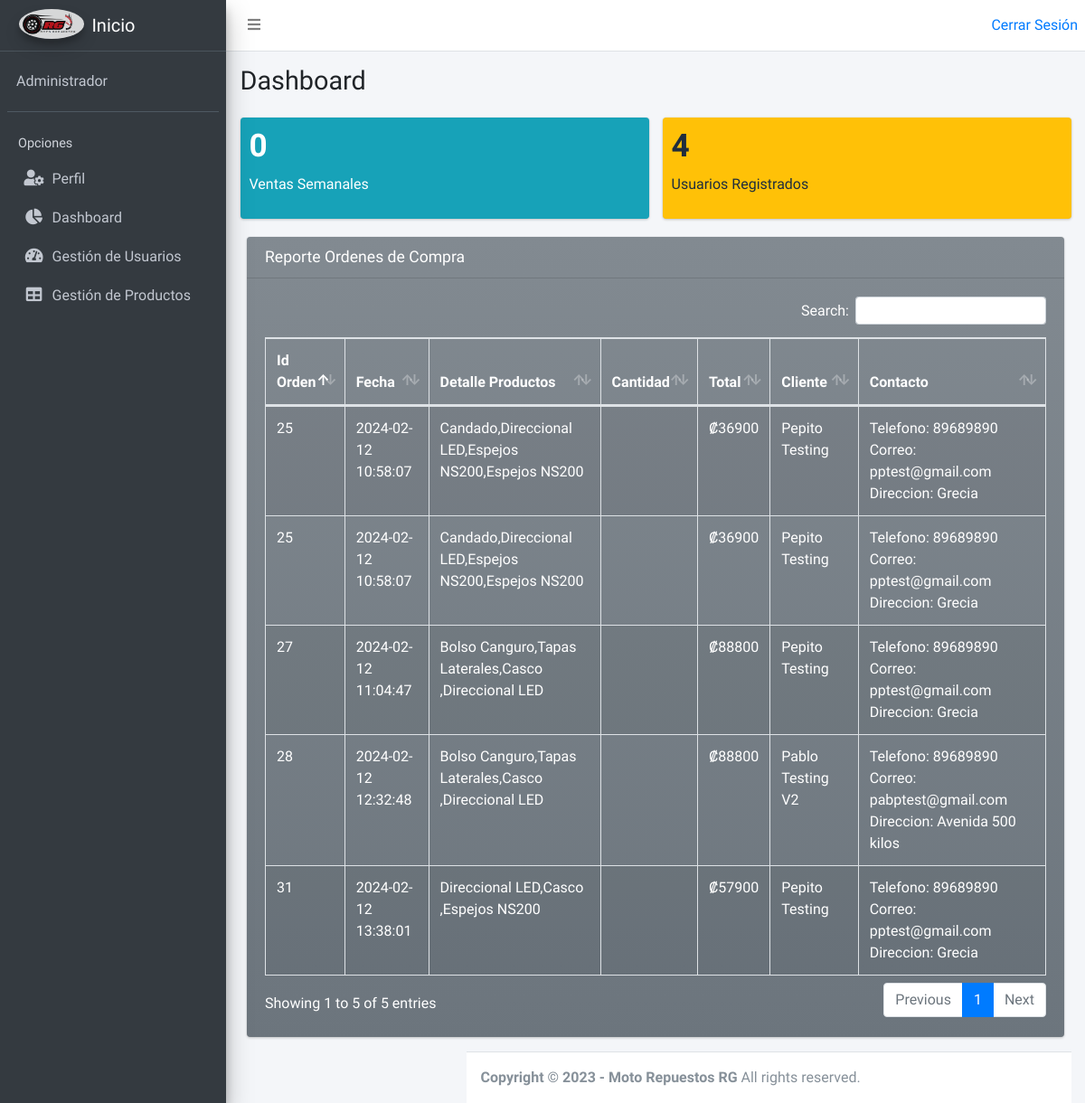
/Views/Admin/AdminDash.php (signed in), run on an earlier commit of the app's database.
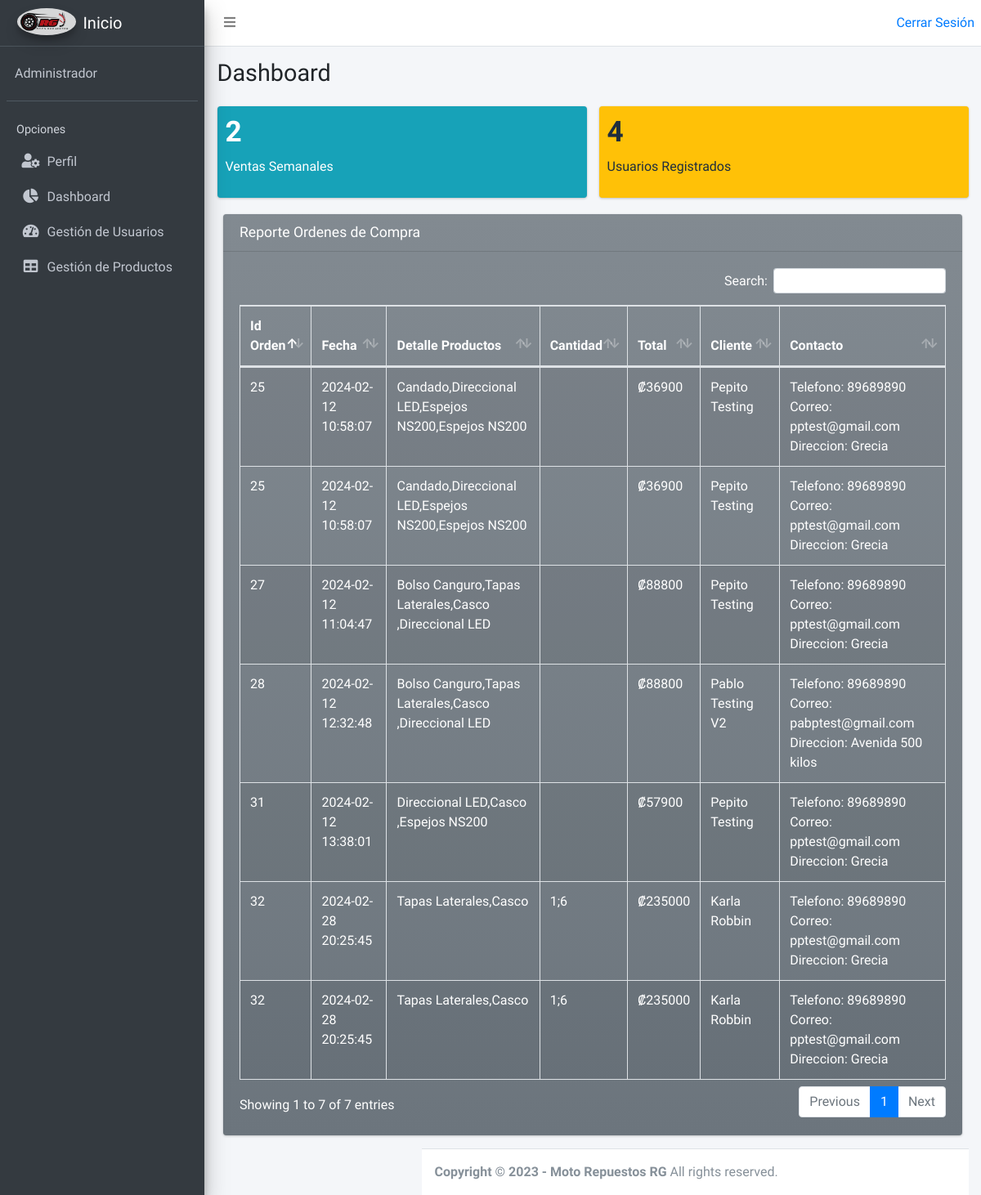
And on a later commit of the database.
### tables this page shows
CREATE TABLE `sale` (
  `id_Sale` int(11) NOT NULL,
  `User_idOrder` int(11) NOT NULL,
  `Date_Time` datetime NOT NULL,
  `NameProducts` varchar(300) NOT NULL,
  `Total` float NOT NULL,
  `Client_Name` varchar(100) NOT NULL,
  `Contact` varchar(100) NOT NULL,
  `Cant` varchar(10) NOT NULL
);

### Views/Admin/AdminDash.php (the view, shortened to what the changed rows need)
<!DOCTYPE html>
<html lang="en">
<head>
  <link rel="stylesheet" href="../../Styles/css/all.min.css">
  <link rel="stylesheet" href="../../Styles/css/adminlte.min.css">
   <link rel="stylesheet" href="plugins/fontawesome-free/css/all.min.css">
  <link rel="stylesheet" href="https://code.ionicframework.com/ionicons/2.0.1/css/ionicons.min.css">
  <link rel="stylesheet" href="plugins/tempusdominus-bootstrap-4/css/tempusdominus-bootstrap-4.min.css">
  <link rel="stylesheet" href="plugins/icheck-bootstrap/icheck-bootstrap.min.css">
  <link rel="stylesheet" href="plugins/jqvmap/jqvmap.min.css">
  <link rel="stylesheet" href="dist/css/adminlte.min.css">
  <link rel="stylesheet" href="plugins/overlayScrollbars/css/OverlayScrollbars.min.css">
  <link rel="stylesheet" href="plugins/daterangepicker/daterangepicker.css">
  <link rel="stylesheet" href="plugins/summernote/summernote-bs4.min.css">
   <link rel="stylesheet" href="../../JS/plugins/datatables-bs4/css/dataTables.bootstrap4.min.css">
  <link rel="stylesheet" href="../../JS/plugins/datatables-responsive/css/responsive.bootstrap4.min.css">
  <link rel="stylesheet" href="../../JS/plugins/datatables-buttons/css/buttons.bootstrap4.min.css">
</head>
<body class="hold-transition sidebar-mini">
<div class="wrapper">
<?php
include_once "../../Models/BD_Repuestos.php";
$connection = mysqli_connect($host, $user, $pass, $db);
$queryNumVentas = "SELECT COUNT(id_Sale) AS num_ventas FROM `sale`
                   WHERE Date_Time BETWEEN DATE(DATE_SUB(NOW(),INTERVAL 7 DAY)) AND NOW();";
$resultQueryNumVentas = mysqli_query($connection, $queryNumVentas);
$rowNumVentas = mysqli_fetch_assoc($resultQueryNumVentas);
$numVentas = $rowNumVentas['num_ventas'];
?>
  <div class="content-wrapper">
    <section class="content-header">
      <div class="container-fluid">
        <div class="row mb-2">
          <div class="col-sm-6">
            <h1>Dashboard</h1>
          </div>
        </div>
      </div>
    </section>
 <section class="content">
      <div class="container-fluid">
        <div class="row">
          <div class="col-6">
            <div class="small-box bg-info">
              <div class="inner">
                <h3><?php echo $numVentas?></h3>
                <p>Ventas Semanales</p>
              </div>
            </div>
          </div>
        </div>
        <div class="row">
          <section class="col-12 connectedSortable">
            <div class="col-12">
            <div class="card  bg-gradient-secondary">
              <div class="card-header">
                <h3 class="card-title">Reporte Ordenes de Compra</h3>
              </div>
            <div class="card-body">
                <table id="example1" class="table table-bordered table-striped">
                  <thead>
                  <tr>
                    <th>Id Orden</th>
                    <th>Fecha</th>
                    <th>Detalle Productos</th>
                    <th>Cantidad</th>
                    <th>Total</th>
                    <th>Cliente</th>
                    <th>Contacto</th>
                  </tr>
                  </thead>
                  <tbody>
                  <?php
                    include_once "../../Models/BD_Repuestos.php";
                    $connection = mysqli_connect($host,$user,$pass,$db);
                    $query = "SELECT * FROM sale;";
                    $response = mysqli_query($connection,$query);
                    while($row = mysqli_fetch_assoc($response)){
                    ?>
                  <tr>
                    <td><?php echo $row['User_idOrder']?></td>
                    <td><?php echo $row['Date_Time']?></td>
                    <td><?php echo $row['NameProducts']?></td>
                    <td><?php echo $row['Cant']?></td>
                    <td>₡<?php echo $row['Total']?></td>
                    <td><?php echo $row['Client_Name']?></td>
                    <td><?php echo $row['Contact']?></td>
                  </tr>
                  <?php
                  }
                  ?>
                  </tbody>
                </table>
       </div>
    </div>
</div>
</section>
</div>
</div>
</body>
</html>

What changed in the data, as far as the page shows it:
added sale: User_idOrder "32", Date_Time "2024-02-28 20:25:45", NameProducts "Tapas Laterales,Casco", Cant "1;6", Total "235000", Client_Name "Karla Robbin", Contact "Telefono: 89689890 Correo: pptest@gmail.com Direccion: Grecia"
added sale: User_idOrder "32", Date_Time "2024-02-28 20:25:45", NameProducts "Tapas Laterales,Casco", Cant "1;6", Total "235000", Client_Name "Karla Robbin", Contact "Telefono: 89689890 Correo: pptest@gmail.com Direccion: Grecia"
Also different on the page:
$numVentas: "0" → "2"
text written by a page script: "Search: Showing 1 to 5 of 5 entries Previous 1 Next" → "Search: Showing 1 to 7 of 7 entries Previous 1 Next"
